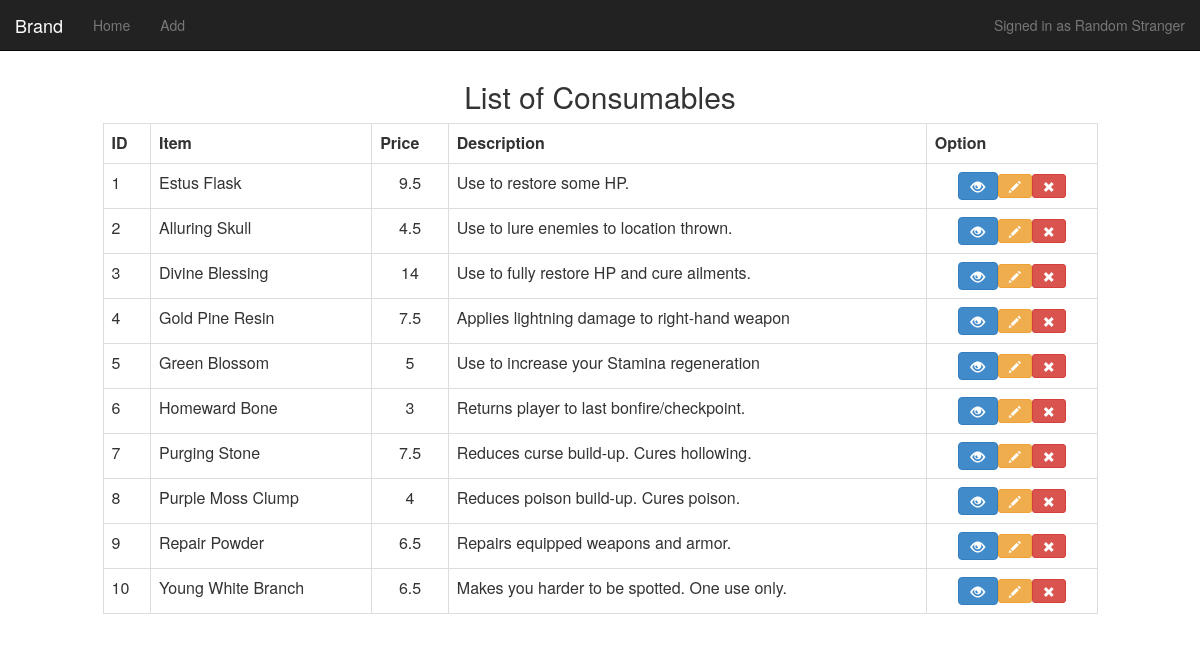
The page / on the database its author committed.
### tables this page shows
CREATE TABLE `products` (
  `productID` int(10) NOT NULL,
  `productName` varchar(25) NOT NULL,
  `productPrice` float NOT NULL,
  `productDescription` varchar(45) NOT NULL,
  `productImage` blob NOT NULL
);

### index.php (the view, shortened to what this page needs)
<?php
include("sql_connect.php");
?>
<html>
<head>
	<link rel='stylesheet' href='css/bootstrap.min.css'>
</head>
<body>
<?php include("navbar.php"); ?>
<h2 class='text-center'>List of Consumables</h2>
<div class='row'>
	<div class='col-sm-10 col-sm-offset-1'>
		<table class='table table-bordered'>
			<th>ID</th>
			<th>Item</th>
			<th>Price</th>
			<th>Description</th>
			<th>Option</th>
			<?php
				$result = mysqli_query($mysqli, "SELECT * FROM products");
				if($result){
					$index = 0;
					while($row = mysqli_fetch_array($result)){
						echo "<tr>";
						echo "<td>".$row[0]."</td>";
						echo "<td>".$row[1]."</td>";
						echo "<td align='center'>".$row[2]."</td>";
						echo "<td>".$row[3]."</td>";
						echo "<td align='center'>";
						echo "<button class='btn btn-primary' alt='".$index++."''><span class='glyphicon glyphicon-eye-open'></span></button>";
						echo "<a href='edit.php?pid=".$row[0]."'><button class='btn btn-sm btn-warning'>
								<span class='glyphicon glyphicon-pencil'></span>
								</button></a>";
						echo "<a href='delete.php?pid=".$row[0]."' class='check'><button class='btn btn-sm btn-danger'>
								<span class='glyphicon glyphicon-remove'></span>
								</button></a>";
						echo "</td>";
						echo "</tr>";
					}
				}
			?>
		</table>
	</div>
</div>
</body>
</html>

### navbar.php (shortened to what this page needs)
<nav class="navbar navbar-inverse navbar-fixed-top">
	<div class="container-fluid">
		<div class="navbar-header">
		<a href="#" class="navbar-brand">Brand</a> </div>
		<div class="collapse navbar-collapse" id="bs-example-navbar-collapse-6">
			<ul class="nav navbar-nav">
				<li><a href="index.php">Home</a></li>
				<li><a href='addproduct.php'>Add</a></li>
			</ul>
			<span class="navbar-text navbar-right">Signed in as <a href="#" class="navbar-link">Random Stranger</a></span>
		</div>
	</div>
</nav>
<br><br><br>

### rows shown on the page
products: productID "1", productName "Estus Flask", productPrice "9.5", productDescription "Use to restore some HP."
products: productID "2", productName "Alluring Skull", productPrice "4.5", productDescription "Use to lure enemies to location thrown."
products: productID "3", productName "Divine Blessing", productPrice "14", productDescription "Use to fully restore HP and cure ailments."
products: productID "4", productName "Gold Pine Resin", productPrice "7.5", productDescription "Applies lightning damage to right-hand weapon"
products: productID "5", productName "Green Blossom", productPrice "5", productDescription "Use to increase your Stamina regeneration"
products: productID "6", productName "Homeward Bone", productPrice "3", productDescription "Returns player to last bonfire/checkpoint."
products: productID "7", productName "Purging Stone", productPrice "7.5", productDescription "Reduces curse build-up. Cures hollowing."
products: productID "8", productName "Purple Moss Clump", productPrice "4", productDescription "Reduces poison build-up. Cures poison."
products: productID "9", productName "Repair Powder", productPrice "6.5", productDescription "Repairs equipped weapons and armor."
products: productID "10", productName "Young White Branch", productPrice "6.5", productDescription "Makes you harder to be spotted. One use only."
